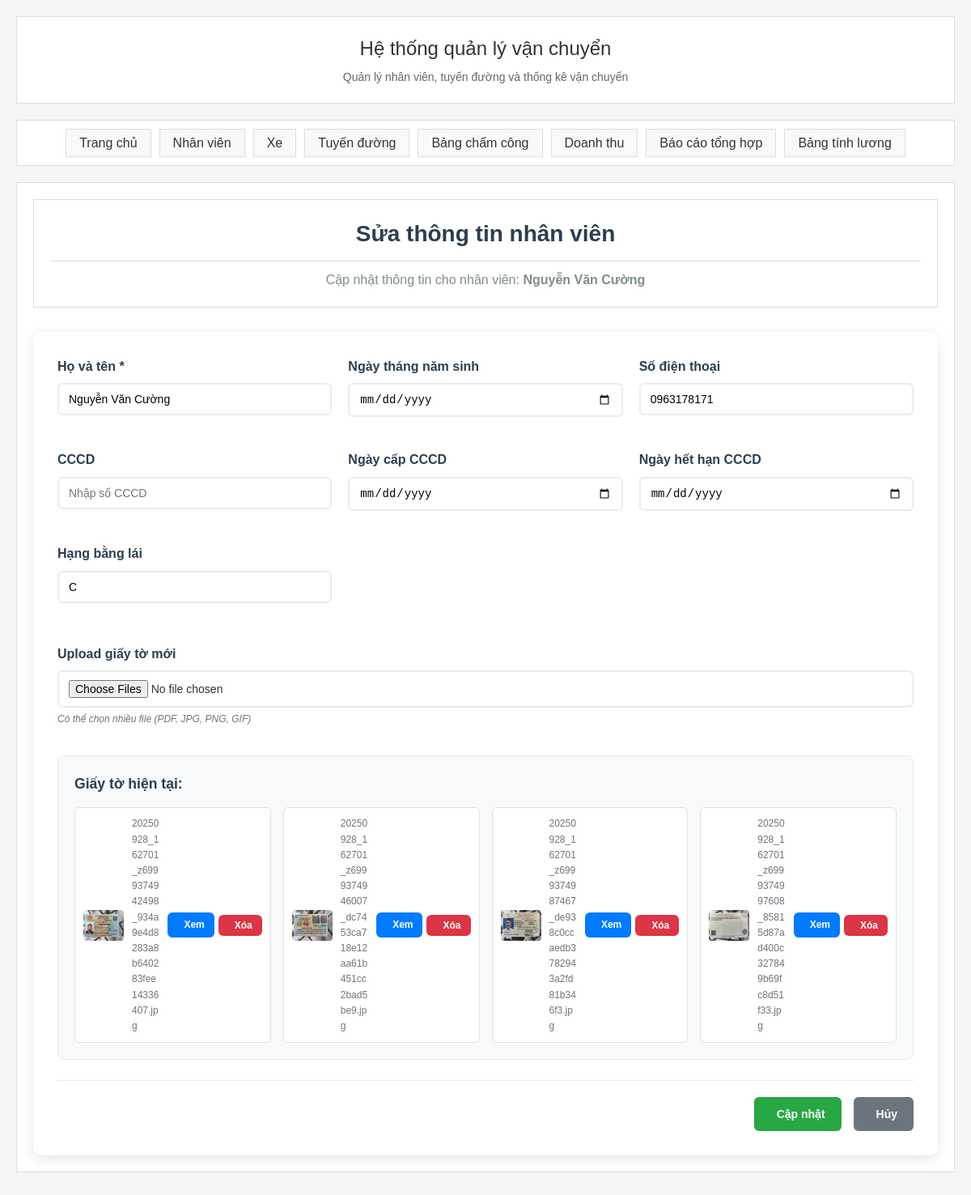
The page /employees/edit/8 on the database its author committed.
### main.py (models this page shows)
class Employee(Base):
    __tablename__ = "employees"
    id = Column(Integer, primary_key=True, index=True)
    name = Column(String, nullable=False)
    birth_date = Column(Date)  # Ngày tháng năm sinh
    phone = Column(String)
    cccd = Column(String)  # Số CCCD
    cccd_issue_date = Column(Date)  # Ngày cấp CCCD
    cccd_expiry = Column(Date)  # Ngày hết hạn CCCD
    driving_license = Column(String)  # Số bằng lái xe
    license_expiry = Column(Date)  # Ngày hết hạn bằng lái
    documents = Column(String)  # Đường dẫn file upload giấy tờ (JSON array)
    status = Column(Integer, default=1)  # 1: Active, 0: Inactive
    created_at = Column(DateTime, default=datetime.utcnow)

### main.py (the view)
@app.get("/employees/edit/{employee_id}", response_class=HTMLResponse)
async def edit_employee_page(request: Request, employee_id: int, db: Session = Depends(get_db)):
    employee = db.query(Employee).filter(Employee.id == employee_id, Employee.status == 1).first()
    if not employee:
        return RedirectResponse(url="/employees", status_code=303)
    return templates.TemplateResponse("edit_employee.html", {"request": request, "employee": employee})

### templates/edit_employee.html (shortened to what this page needs)
{% extends "base.html" %}
{% block content %}
<div class="page-header">
    <h2> Sửa thông tin nhân viên</h2>
    <p>Cập nhật thông tin cho nhân viên: <strong>{{ employee.name }}</strong></p>
</div>
<div class="form-section">
    <form method="post" action="/employees/edit/{{ employee.id }}" enctype="multipart/form-data">
        <div class="form-grid">
            <div class="form-group">
                <label for="name">Họ và tên *</label>
                <input type="text" id="name" name="name" required placeholder="Nhập họ và tên nhân viên" value="{{ employee.name }}">
            </div>
            <div class="form-group">
                <label for="birth_date">Ngày tháng năm sinh</label>
                <input type="date" id="birth_date" name="birth_date" value="{{ employee.birth_date.strftime('%Y-%m-%d') if employee.birth_date else '' }}">
            </div>
            <div class="form-group">
                <label for="phone">Số điện thoại</label>
                <input type="tel" id="phone" name="phone" placeholder="Nhập số điện thoại" value="{{ employee.phone or '' }}">
            </div>
            <div class="form-group">
                <label for="cccd">CCCD</label>
                <input type="text" id="cccd" name="cccd" placeholder="Nhập số CCCD" value="{{ employee.cccd or '' }}">
            </div>
            <div class="form-group">
                <label for="cccd_issue_date">Ngày cấp CCCD</label>
                <input type="date" id="cccd_issue_date" name="cccd_issue_date" value="{{ employee.cccd_issue_date.strftime('%Y-%m-%d') if employee.cccd_issue_date else '' }}">
            </div>
            <div class="form-group">
                <label for="cccd_expiry">Ngày hết hạn CCCD</label>
                <input type="date" id="cccd_expiry" name="cccd_expiry" value="{{ employee.cccd_expiry.strftime('%Y-%m-%d') if employee.cccd_expiry else '' }}">
            </div>
            <div class="form-group">
                <label for="driving_license">Hạng bằng lái</label>
                <input type="text" id="driving_license" name="driving_license" placeholder="Nhập hạng bằng lái (VD: B2, C, D)" value="{{ employee.driving_license or '' }}">
            </div>
        </div>
        <div class="form-group">
            <label for="documents">Upload giấy tờ mới</label>
            <input type="file" id="documents" name="documents" multiple accept=".pdf,.jpg,.jpeg,.png,.gif" onchange="previewFiles(this)">
            <small class="form-help">Có thể chọn nhiều file (PDF, JPG, PNG, GIF)</small>
            {% if employee.documents %}
                <div class="current-documents">
                    <h4>Giấy tờ hiện tại:</h4>
                    <div class="documents-list">
                        {% set documents_list = employee.documents | from_json %}
                        {% for doc in documents_list %}
                            <div class="document-item" id="doc-item-{{ loop.index }}">
                                {% if doc.endswith('.pdf') %}
                                    <i class="fas fa-file-pdf" style="color: #e74c3c; font-size: 1.5em;"></i>
                                    <span>{{ doc }}</span>
                                    <div class="document-actions">
                                        <a href="/static/uploads/{{ doc }}" target="_blank" class="btn btn-sm btn-primary">
                                            <i class="fas fa-external-link-alt"></i> Xem
                                        </a>
                                        <button type="button" class="btn btn-sm btn-danger" onclick="confirmDeleteDocument('{{ doc }}', {{ employee.id }}, {{ loop.index }})">
                                            <i class="fas fa-trash"></i> Xóa
                                        </button>
                                    </div>
                                {% else %}
                                    <img src="/static/uploads/{{ doc }}" alt="{{ doc }}" style="max-width: 50px; max-height: 50px; border-radius: 4px;">
                                    <span>{{ doc }}</span>
                                    <div class="document-actions">
                                        <a href="/static/uploads/{{ doc }}" target="_blank" class="btn btn-sm btn-primary">
                                             Xem
                                        </a>
                                        <button type="button" class="btn btn-sm btn-danger" onclick="confirmDeleteDocument('{{ doc }}', {{ employee.id }}, {{ loop.index }})">
                                             Xóa
                                        </button>
                                    </div>
                                {% endif %}
                            </div>
                        {% endfor %}
                    </div>
                </div>
            {% endif %}
        </div>
        <div class="form-actions">
            <button type="submit" class="btn btn-success">
                 Cập nhật
            </button>
            <a href="/employees" class="btn btn-secondary">
                 Hủy
            </a>
        </div>
    </form>
</div>
{% endblock %}

### static/style.css (style rules this page uses)
* { margin: 0; padding: 0; box-sizing: border-box; }
body { font-family: Arial, sans-serif; background-color: #f5f5f5; color: #333; line-height: 1.6; }
.content h2 { color: #333; margin-bottom: 20px; font-size: 18px; border-bottom: 1px solid #ddd; padding-bottom: 10px; }
.form-group { margin-bottom: 20px; }
.form-group label { display: block; margin-bottom: 5px; font-weight: normal; color: #333; }
.form-group input, .form-group select { width: 100%; padding: 8px 12px; border: 1px solid #ddd; font-size: 14px; background: white; }
.form-help { display: block; font-size: 12px; color: #6c757d; margin-top: 4px; font-style: italic; }
.btn { background: #007bff; color: white; padding: 8px 16px; border: none; font-size: 14px; cursor: pointer; transition: background-color 0.2s; }
.btn-success { background: #28a745; }
.btn-danger { background: #dc3545; }
.page-header { background: white; border: 1px solid #ddd; padding: 20px; margin-bottom: 20px; text-align: center; }
.page-header h2 { color: #2c3e50; font-size: 28px; margin-bottom: 8px; font-weight: 600; }
.page-header p { color: #7f8c8d; font-size: 16px; }
.form-actions { text-align: center; margin-top: 25px; padding-top: 20px; border-top: 1px solid #eee; }

### templates/edit_employee.html (style rules this page uses)
.page-header { margin-bottom: 30px; }
.page-header h2 { color: #2c3e50; margin-bottom: 10px; }
.page-header p { color: #7f8c8d; margin: 0; }
.form-section { background: white; border-radius: 10px; box-shadow: 0 4px 15px rgba(0, 0, 0, 0.1); padding: 30px; }
.form-grid { display: grid; grid-template-columns: repeat(auto-fit, minmax(300px, 1fr)); gap: 20px; margin-bottom: 30px; }
.form-group { display: flex; flex-direction: column; }
.form-group label { font-weight: 600; color: #2c3e50; margin-bottom: 8px; }
.form-group input { padding: 10px 12px; border: 2px solid #e9ecef; border-radius: 6px; font-size: 14px; transition: border-color 0.3s; }
.form-help { color: #6c757d; font-size: 12px; margin-top: 5px; }
.current-documents { margin-top: 20px; padding: 20px; background: #f8f9fa; border-radius: 8px; border: 1px solid #e9ecef; }
.current-documents h4 { color: #2c3e50; margin-bottom: 15px; font-size: 1.1em; }
.documents-list { display: grid; grid-template-columns: repeat(auto-fill, minmax(200px, 1fr)); gap: 15px; }
.document-item { display: flex; align-items: center; gap: 10px; padding: 10px; background: white; border-radius: 6px; border: 1px solid #dee2e6; }
.document-item img { border-radius: 4px; }
.document-item span { flex: 1; font-size: 12px; color: #6c757d; word-break: break-all; }
.document-actions { display: flex; gap: 5px; align-items: center; }
.btn-danger { background: #dc3545; color: white; }
.form-actions { display: flex; gap: 15px; justify-content: flex-end; padding-top: 20px; border-top: 1px solid #e9ecef; }
.btn { padding: 10px 20px; border: none; border-radius: 6px; font-size: 14px; font-weight: 600; cursor: pointer; text-decoration: none; display: inline-flex; align-items: center; gap: 8px; transition: all 0.3s; }
.btn-success { background: #28a745; color: white; }
.btn-secondary { background: #6c757d; color: white; }
.btn-sm { padding: 6px 12px; font-size: 12px; }
.btn-primary { background: #007bff; color: white; }

### rows shown on the page
Employee: name "Nguyễn Văn Cường", phone "0963178171", driving_license "C"

### other values the page prints
{{ doc }} "20250928_162701_z6999374942498_934a9e4d8283a8b640283fee14336407.jpg" "20250928_162701_z6999374946007_dc7453ca718e12aa61b451cc2bad5be9.jpg" "20250928_162701_z6999374987467_de938c0ccaedb3782943a2fd81b346f3.jpg" "20250928_162701_z6999374997608_85815d87ad400c327849b69fc8d51f33.jpg"
